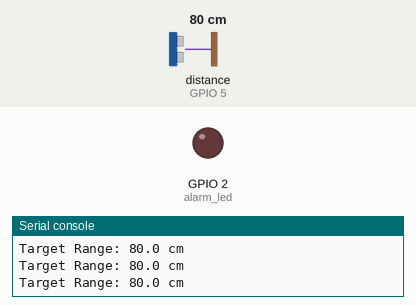
Simulated run of this program. Board: ESP32 board running MicroPython. Parts: output pins drawn as LEDs (lit = HIGH), the last lines printed to the serial console. Wiring (from the project's diagram.json): red LED on GPIO 2. Inputs (shaded band) come from the test bench; at power-on: distance to the obstacle (sensor on GPIO 5) 80 cm. The echo pulse lasts 58.3 µs per cm; pins used as bus, display or sensor lines are not drawn.

Above: at 1.2 s.
1.3 s: distance to the obstacle (sensor on GPIO 5) set to 55 cm
2.8 s: distance to the obstacle (sensor on GPIO 5) set to 47 cm
At 4.0 s:
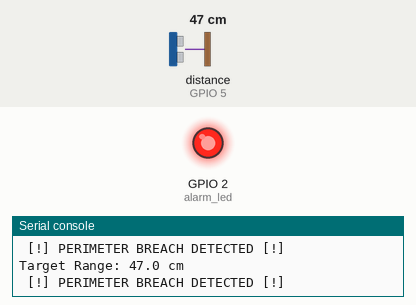
4.3 s: distance to the obstacle (sensor on GPIO 5) set to 60 cm
At 5.0 s:
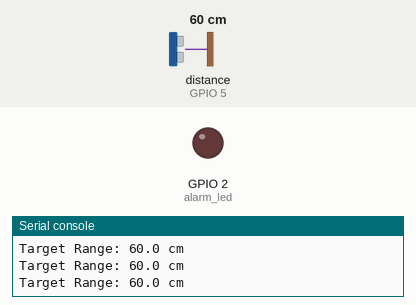
5.8 s: distance to the obstacle (sensor on GPIO 5) set to 2 cm
At 7.0 s:
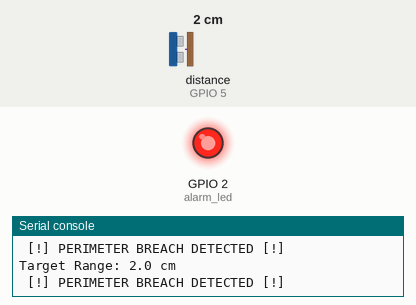
Timing chart, 0 to 8.3 s (numbered marks = the images above; inputs shaded):
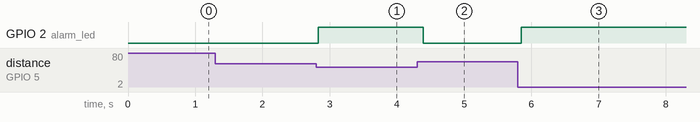

The program:

main.py
```python
from machine import Pin, time_pulse_us
import time

# Define Hardware Pins (WYSIWYG Direct Mapping)
trig_pin = Pin(4, Pin.OUT)
echo_pin = Pin(5, Pin.IN)
alarm_led = Pin(2, Pin.OUT)

print("TACTICAL RADAR SYSTEM ONLINE (MICROPYTHON)")

# The Infinite Proximity Loop
while True:
    # Ensure the trigger pin is quiet before firing
    trig_pin.value(0)
    time.sleep_us(2)

    # Fire the 10-microsecond high-voltage ultrasonic sound pulse
    trig_pin.value(1)
    time.sleep_us(10)
    trig_pin.value(0)

    # Measure echo time: listens for ECHO pin to go HIGH (1) with a 30,000us max timeout (~5 meters)
    duration = time_pulse_us(echo_pin, 1, 30000)

    # Calculate distance and evaluate perimeter security
    if duration > 0:
        # Speed of sound is ~0.0343 cm per microsecond. Divide by 2 for round-trip!
        distance_cm = (duration * 0.0343) / 2
        print(f"Target Range: {distance_cm:.1f} cm")

        # Trigger alarm if object breaches the 50cm perimeter
        if distance_cm < 50:
            alarm_led.value(1)  # Fire warning LED
            print(" [!] PERIMETER BREACH DETECTED [!]")
        else:
            alarm_led.value(0)  # Stand down
    else:
        print("Target out of range or sensor timeout")
        alarm_led.value(0)

    # Wait 100 milliseconds before sending the next radar ping (10 Hz loop)
    time.sleep_ms(100)

####

# Dedicated to God the Father
# All Rights Reserved Christopher Andrew Topalian Copyright 2000-2026
# https://github.com/ChristopherAndrewTopalian
# https://github.com/ChristopherTopalian
# https://sites.google.com/view/CollegeOfScripting
```

Measured:
- the behaviour switches between 51 and 50 cm on distance to the obstacle (sensor on GPIO 5) (found by bisection; images 0 and 1)
- after the input at 2.8 s, GPIO 2 (alarm_led): LOW → HIGH at once
- after the input at 4.3 s, GPIO 2 (alarm_led): HIGH → LOW after 0.09 s
- after the input at 5.8 s, GPIO 2 (alarm_led): LOW → HIGH after 0.05 s
